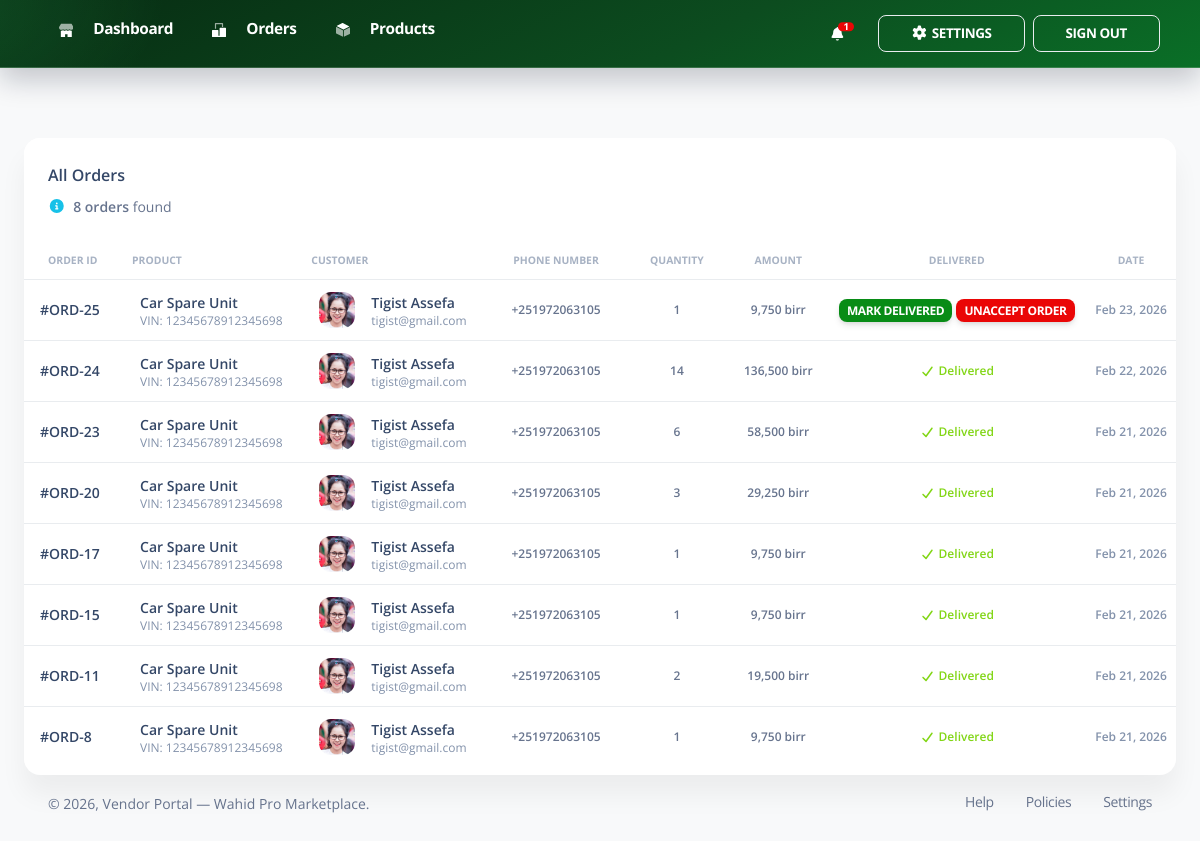
The app's page /vendor/orders/ (signed in), older data.
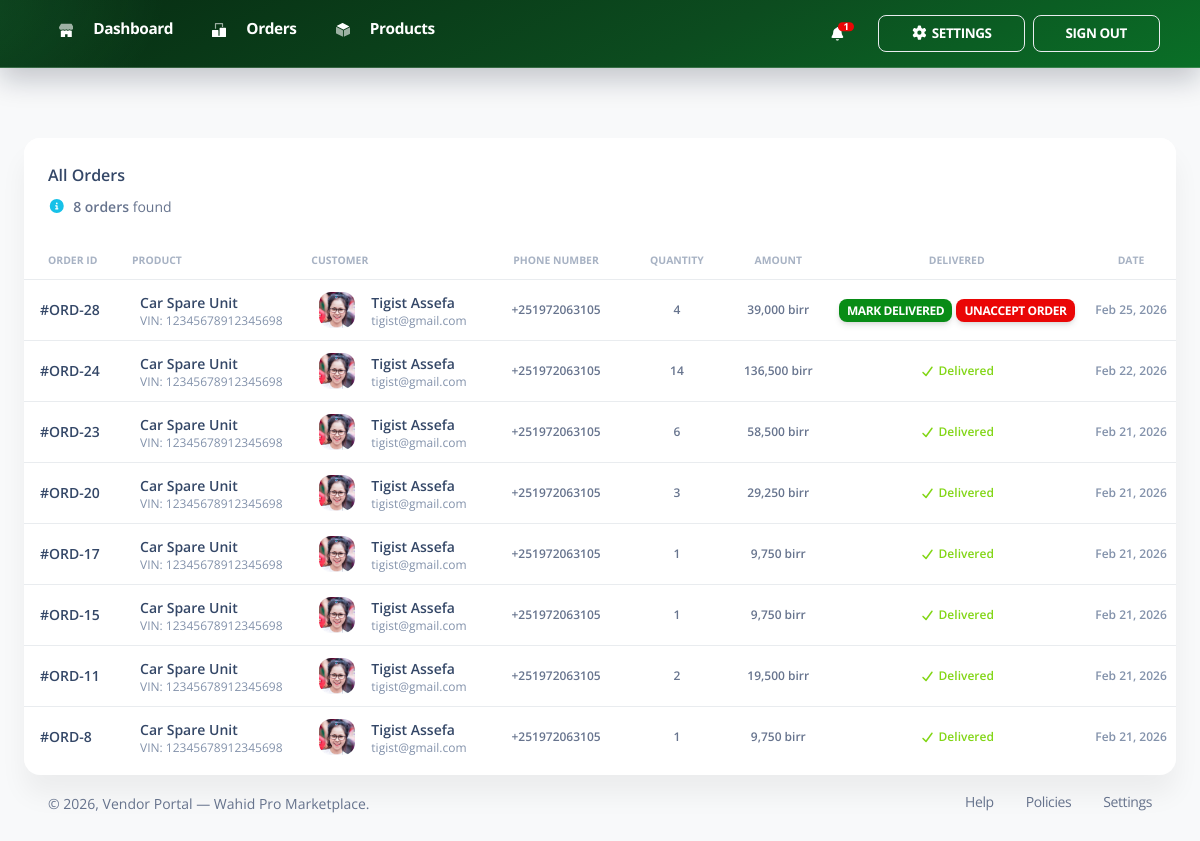
The same page, newer data.
### App/models.py (models this page shows, shortened)
class Order(models.Model):
    buyer = models.ForeignKey(User, on_delete=models.CASCADE, related_name="orders")
    product = models.ForeignKey(Product, on_delete=models.CASCADE, related_name="orders")
    quantity = models.PositiveIntegerField()
    total_price = models.DecimalField(max_digits=10, decimal_places=2)
    is_delivered = models.BooleanField(default=False)
    created_at = models.DateTimeField(auto_now_add=True)

class Product(models.Model):
    vin_validator = RegexValidator(
        regex=r"^[A-HJ-NPR-Z0-9]{17}$",
        message="VIN must be exactly 17 characters (letters and numbers, excluding I, O, and Q).",
    )
    vendor = models.ForeignKey(User, on_delete=models.CASCADE, related_name="products")
    name = models.CharField(max_length=160)
    vin = models.CharField(max_length=17, unique=True, validators=[vin_validator], db_index=True)
    category = models.CharField(max_length=80, db_index=True)
    price = models.DecimalField(
        max_digits=10,
        decimal_places=2,
        validators=[MinValueValidator(Decimal("0.01"))],
    )
    initial_stock = models.PositiveIntegerField()
    current_stock = models.PositiveIntegerField(null=True, blank=True)
    reorder_level = models.PositiveIntegerField(default=0)
    description = models.TextField()
    product_image = models.ImageField(upload_to="product_images/")
    is_active = models.BooleanField(default=True)
    created_at = models.DateTimeField(auto_now_add=True)
    updated_at = models.DateTimeField(auto_now=True)
    class Meta:
        ordering = ("-created_at",)
        indexes = [
            models.Index(fields=["vendor", "category"]),
            models.Index(fields=["vendor", "is_active"]),
        ]
        constraints = [
            models.UniqueConstraint(fields=["vendor", "name"], name="unique_vendor_product_name"),
        ]

class AccountRegistration(models.Model):
    ACCOUNT_TYPE_BUYER = "buyer"
    ACCOUNT_TYPE_SELLER = "seller"
    ACCOUNT_TYPE_CHOICES = (
        (ACCOUNT_TYPE_BUYER, "Buyer"),
        (ACCOUNT_TYPE_SELLER, "Seller"),
    )
    user = models.OneToOneField(
        User,
        on_delete=models.CASCADE,
        related_name="account_registration",
    )
    account_type = models.CharField(max_length=20, choices=ACCOUNT_TYPE_CHOICES)
    phone_number = models.CharField(
        max_length=16,
        blank=True,
        null=True,
    )
    profile_picture = models.ImageField(upload_to="profile_pictures/", blank=True, null=True)
    license_file = models.FileField(upload_to="license_uploads/", blank=True, null=True)
    is_verified = models.BooleanField(default=False)
    created_at = models.DateTimeField(auto_now_add=True)
    updated_at = models.DateTimeField(auto_now=True)

### App/views.py (the view)
# urls.py: path('vendor/orders/', VendorOrdersView.as_view(), name='vendor_orders'),
class VendorOrdersView(SellerAccountRequiredMixin, VendorAccessMixin, TemplateView):
    template_name = "vendors/orders.html"
    paginate_by = 20
    def get_context_data(self, **kwargs):
        context = super().get_context_data(**kwargs)
        orders_qs = (
            Order.objects.filter(product__vendor_id=self.request.user.id)
            .select_related("buyer", "buyer__account_registration", "product")
            .only(
                "id",
                "quantity",
                "total_price",
                "is_delivered",
                "created_at",
                "buyer__username",
                "buyer__first_name",
                "buyer__last_name",
                "buyer__email",
                "buyer__account_registration__phone_number",
                "buyer__account_registration__profile_picture",
                "product__name",
                "product__vin",
            )
            .order_by("-created_at")
        )
        paginator = Paginator(orders_qs, self.paginate_by)
        page_obj = paginator.get_page(self.request.GET.get("page"))
        context["vendor_orders"] = page_obj.object_list
        context["orders_total"] = paginator.count
        context["page_obj"] = page_obj
        context["is_paginated"] = page_obj.has_other_pages()
        return context

### templates/vendors/orders.html (shortened to what this page needs)
{% extends "vendors/base.html" %}
{% load static %}
{% block vendor_content %}
<div class="row">
  <div class="col-12">
    <div class="card">
      <div class="card-header pb-0">
        <div class="row">
          <div class="col-lg-6 col-7">
            <h6>All Orders</h6>
            <p class="text-sm mb-0">
              <i class="fa fa-info-circle text-info" aria-hidden="true"></i>
              <span id="ordersTotalText" class="font-weight-bold ms-1">{{ orders_total }} orders</span> found
            </p>
          </div>
        </div>
      </div>
      <div class="card-body px-0 pb-2">
        <div class="table-responsive p-0">
          <table class="table align-items-center mb-0">
            <thead>
              <tr>
                <th class="text-uppercase text-secondary text-xxs font-weight-bolder opacity-7">Order ID</th>
                <th class="text-uppercase text-secondary text-xxs font-weight-bolder opacity-7 ps-2">Product</th>
                <th class="text-uppercase text-secondary text-xxs font-weight-bolder opacity-7 ps-2">Customer</th>
                <th class="text-center text-uppercase text-secondary text-xxs font-weight-bolder opacity-7">Phone Number</th>
                <th class="text-center text-uppercase text-secondary text-xxs font-weight-bolder opacity-7">Quantity</th>
                <th class="text-center text-uppercase text-secondary text-xxs font-weight-bolder opacity-7">Amount</th>
                <th class="text-center text-uppercase text-secondary text-xxs font-weight-bolder opacity-7">Delivered</th>
                <th class="text-center text-uppercase text-secondary text-xxs font-weight-bolder opacity-7">Date</th>
              </tr>
            </thead>
            <tbody>
              {% for order in vendor_orders %}
              <tr data-order-row-id="{{ order.id }}">
                <td>
                  <div class="d-flex px-2 py-1">
                    <div class="d-flex flex-column justify-content-center">
                      <h6 class="mb-0 text-sm">#ORD-{{ order.id }}</h6>
                    </div>
                  </div>
                </td>
                <td>
                  <div class="d-flex px-2 py-1">
                    <div class="d-flex flex-column justify-content-center">
                      <h6 class="mb-0 text-sm">{{ order.product.name }}</h6>
                      <p class="text-xs text-secondary mb-0">VIN: {{ order.product.vin }}</p>
                    </div>
                  </div>
                </td>
                <td>
                  <div class="d-flex px-2 py-1">
                    {% if order.buyer.account_registration.profile_picture %}
                    <div>
                      <img src="{{ order.buyer.account_registration.profile_picture.url }}" class="avatar avatar-sm me-3" style="object-fit: cover;" alt="Buyer photo">
                    </div>
                    {% else %}
                    <div>
                      <img src="{% static 'vendors/img/team-2.jpg' %}" class="avatar avatar-sm me-3" style="object-fit: cover;" alt="Buyer photo">
                    </div>
                    {% endif %}
                    <div class="d-flex flex-column justify-content-center">
                      <h6 class="mb-0 text-sm">
                        {% if order.buyer.get_full_name %}
                          {{ order.buyer.get_full_name }}
                        {% else %}
                          {{ order.buyer.username }}
                        {% endif %}
                      </h6>
                      <p class="text-xs text-secondary mb-0">{{ order.buyer.email|default:"-" }}</p>
                    </div>
                  </div>
                </td>
                <td class="align-middle text-center text-sm">
                  <span class="text-xs font-weight-bold">{{ order.buyer.account_registration.phone_number|default:"-" }}</span>
                </td>
                <td class="align-middle text-center text-sm">
                  <span class="text-xs font-weight-bold">{{ order.quantity }}</span>
                </td>
                <td class="align-middle text-center text-sm">
                  <span class="text-xs font-weight-bold">{{ order.total_price|number_separator }} birr</span>
                </td>
                <td class="align-middle text-center">
                  <form id="deliveredForm{{ order.id }}" method="post" action="{% url 'vendor_order_delivered_update' order.id %}" class="d-inline-block m-0">
                    {% if order.is_delivered %}
                    <span class="text-success text-xs font-weight-bold">
                      <i class="fa fa-check me-1" aria-hidden="true"></i>Delivered
                    </span>
                    {% else %}
                    <button
                      type="button"
                      class="btn btn-success btn-sm mb-0 py-1 px-2 text-xs"
                      data-bs-toggle="modal"
                      data-bs-target="#confirmDeliveredModal"
                      data-form-id="deliveredForm{{ order.id }}">
                      Mark Delivered
                    </button>
                    {% endif %}
                  </form>
                  {% if not order.is_delivered %}
                  <form id="unacceptForm{{ order.id }}" method="post" action="{% url 'vendor_order_unaccept' order.id %}" class="d-inline-block m-0">
                    <button
                      type="button"
                      class="btn btn-danger btn-sm mb-0 py-1 px-2 text-xs"
                      data-bs-toggle="modal"
                      data-bs-target="#confirmUnacceptModal"
                      data-form-id="unacceptForm{{ order.id }}">
                      Unaccept Order
                    </button>
                  </form>
                  {% endif %}
                </td>
                <td class="align-middle text-center">
                  <span class="text-secondary text-xs font-weight-bold">{{ order.created_at|date:"M d, Y" }}</span>
                </td>
              </tr>
              {% empty %}
              <tr id="ordersEmptyRow">
                <td colspan="8" class="text-center text-sm text-muted py-4">No orders for your products yet.</td>
              </tr>
              {% endfor %}
            </tbody>
          </table>
        </div>
      </div>
    </div>
  </div>
</div>
{% endblock %}

### templates/vendors/base.html (shortened to what this page needs)
{% load static %}
<!DOCTYPE html>
<html lang="en">
<head>
  <link href="{% static 'vendors/css/nucleo-icons.css' %}" rel="stylesheet" />
  <link href="{% static 'vendors/css/nucleo-svg.css' %}" rel="stylesheet" />
  <link href="{% static 'vendors/css/nucleo-svg.css' %}" rel="stylesheet" />
  <link id="pagestyle" href="{% static 'vendors/css/soft-ui-dashboard.css' %}" rel="stylesheet" />
  <link rel="stylesheet" href="https://cdn.jsdelivr.net/npm/@fortawesome/fontawesome-free@7.1.0/css/all.min.css">
  <link rel="stylesheet" href="https://cdn.jsdelivr.net/npm/toastify-js/src/toastify.min.css">
</head>
<body class="bg-gray-100">
  <main class="main-content position-relative max-height-vh-100 h-100 pt-5">
    {% with current_url_name=request.resolver_match.url_name %}
    <nav class="navbar navbar-expand-lg navbar-light bg-white px-3 py-2 fixed-top top-0 start-0 end-0 w-100 border-bottom" style="z-index: 1030;">
      <div class="container-fluid">
	        <div class="collapse navbar-collapse" id="vendorTopNav">
	          <ul class="navbar-nav me-auto mb-2 mb-lg-0">
              {% if request.user.account_registration.account_type == 'seller' %}
	            <li class="nav-item">
              <a class="nav-link d-flex align-items-center{% if current_url_name == 'vendor_dashboard' or current_url_name == 'vendor_dashboard_home' %} active fw-bold{% endif %}" href="{% url 'vendor_dashboard_home' %}" hx-boost="false">
                <div class="icon icon-shape icon-sm border-radius-md {% if current_url_name == 'vendor_dashboard' or current_url_name == 'vendor_dashboard_home' %}bg-gradient-primary text-white{% else %}bg-white text-dark{% endif %} text-center me-2 d-flex align-items-center justify-content-center">
                </div>
                <span class="nav-link-text ms-1">Dashboard</span>
              </a>
            </li>
            <li class="nav-item">
              <a class="nav-link d-flex align-items-center{% if current_url_name == 'vendor_orders' %} active fw-bold{% endif %}" href="{% url 'vendor_orders' %}" hx-boost="false">
                <div class="icon icon-shape icon-sm border-radius-md {% if current_url_name == 'vendor_orders' %}bg-gradient-primary text-white{% else %}bg-white text-dark{% endif %} text-center me-2 d-flex align-items-center justify-content-center">
                </div>
                <span class="nav-link-text ms-1">Orders</span>
              </a>
            </li>
            <li class="nav-item">
              <a class="nav-link d-flex align-items-center{% if current_url_name == 'vendor_products' %} active fw-bold{% endif %}" href="{% url 'vendor_products' %}" hx-boost="false">
                <div class="icon icon-shape icon-sm border-radius-md {% if current_url_name == 'vendor_products' %}bg-gradient-primary text-white{% else %}bg-white text-dark{% endif %} text-center me-2 d-flex align-items-center justify-content-center">
                </div>
                <span class="nav-link-text ms-1">Products</span>
              </a>
            </li>
              {% endif %}
	          </ul>
          <ul class="navbar-nav ms-lg-auto mb-2 mb-lg-0 align-items-lg-center account-actions">
            {% if request.user.account_registration.account_type == 'seller' %}
            <li class="nav-item me-lg-3 pe-3">
              <a href="{% url 'vendor_orders' %}" class="nav-link text-white p-0 position-relative" title="View orders">
                <i class="fa fa-bell cursor-pointer"></i>
                {% if seller_notification_count > 0 %}
                <span class="position-absolute top-0 start-100 translate-middle badge rounded-pill bg-danger px-1 py-0" style="font-size: 0.6rem; min-width: 1rem;">
                  {% if seller_notification_count > 99 %}99+{% else %}{{ seller_notification_count }}{% endif %}
                </span>
                {% endif %}
              </a>
            </li>
            {% endif %}
            <li class="nav-item">
              <a
                href="{% url 'account_settings' %}"
                class="btn btn-outline-light btn-sm mb-0 me-2 text-white{% if current_url_name == 'account_settings' %} active{% endif %}"
                title="Account settings"
              >
                <i class="fa fa-cog me-1"></i>Settings
              </a>
            </li>
            <li class="nav-item">
              <button id="logoutBtn" class="btn btn-outline-light btn-sm mb-0 text-white" type="button" title="Sign out">Sign out</button>
            </li>
          </ul>
        </div>
    </div>
    </nav>
    {% endwith %}
<div class="container-fluid pt-6 pb-4 vendor-page-content">
{% block vendor_content %}
{% endblock %}
{% block vendor_footer %}
      <footer class="footer pt-3 vendor-page-footer">
        <div class="container-fluid">
          <div class="row align-items-center justify-content-lg-between">
            <div class="col-lg-6 mb-lg-0 mb-4">
              <div class="copyright text-center text-sm text-muted text-lg-start">
                &copy <script>document.write(new Date().getFullYear())</script>,
                Vendor Portal — Wahid Pro Marketplace.
              </div>
            </div>
            <div class="col-lg-6">
              <ul class="nav nav-footer justify-content-center justify-content-lg-end">
                <li class="nav-item"><a href="../vendor/help.html" class="nav-link text-muted">Help</a></li>
                <li class="nav-item"><a href="../vendor/policies.html" class="nav-link text-muted">Policies</a></li>
                <li class="nav-item"><a href="../vendor/settings.html" class="nav-link pe-0 text-muted">Settings</a></li>
              </ul>
            </div>
          </div>
        </div>
      </footer>
    {% endblock %}
    </div>
  </main>
</body>
</html>

Row changes from the older to the newer data that the page shows:
removed Order: id "25", product.name "Car Spare Unit", product.vin "12345678912345698", buyer.account_registration.profile_picture (picture), buyer.get_full_name "Tigist Assefa", buyer.email "tigist@gmail.com", buyer.account_registration.phone_number "+251972063105", quantity "1", total_price|number_separator "9,750", created_at "Feb 23, 2026"
added Order: id "28", product.name "Car Spare Unit", product.vin "12345678912345698", buyer.account_registration.profile_picture (picture), buyer.get_full_name "Tigist Assefa", buyer.email "tigist@gmail.com", buyer.account_registration.phone_number "+251972063105", quantity "4", total_price|number_separator "39,000", created_at "Feb 25, 2026"
